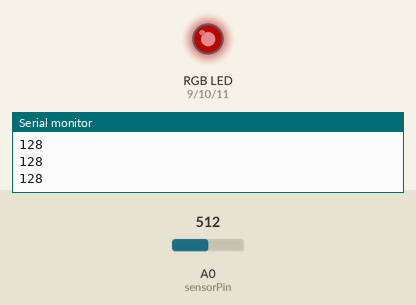
Simulated run of this sketch. Board: Arduino Uno, built with avr-gcc and run on an emulated ATmega328P. On the bench: an RGB LED mixed from three pins (HIGH = lit), the last lines printed to the serial monitor. The inputs (shaded band) are chosen by the test bench; at power-on: A0 (sensorPin) = 512. Dim RGB values are drawn brighter than linear.

Above: at 1.2 s.
1.3 s: A0 (sensorPin) set to 716
At 2.29 s:
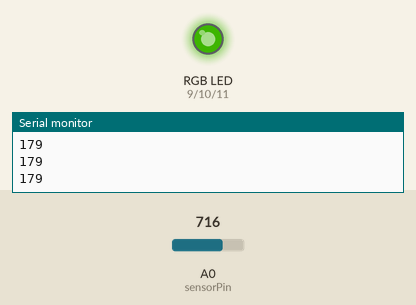
4.3 s: A0 (sensorPin) set to 306
At 5.65 s:
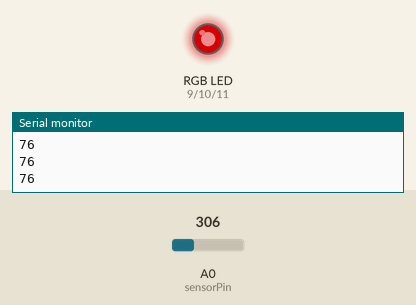
At 7.18 s:
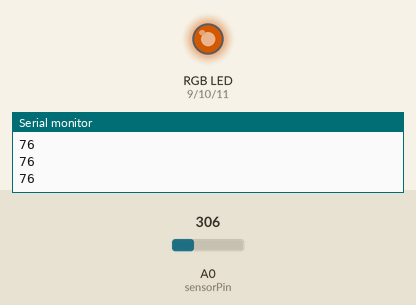
7.3 s: A0 (sensorPin) set to 245
10.3 s: A0 (sensorPin) set to 265
At 10.53 s:
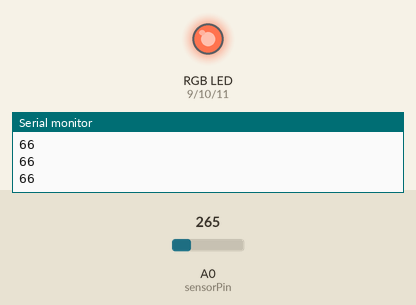
13.3 s: A0 (sensorPin) set to 240
16.3 s: A0 (sensorPin) set to 122
Timing chart, 0 to 23.1 s (numbered marks = the images above; inputs shaded):
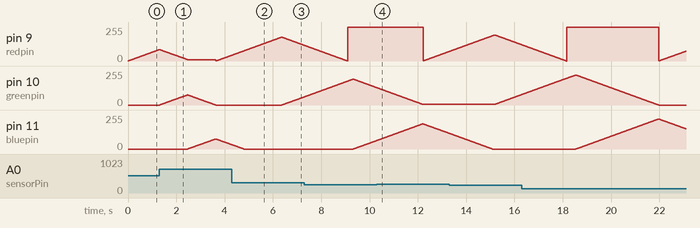

Measured:
- after the input at 4.3 s, pin 11 (bluepin): goes on until 4.8 s, then stays 0/255
- after the input at 10.3 s, pin 10 (greenpin): goes on until 12.2 s, then stays 5/255
- by itself, pin 10 (greenpin): rises from 61/255 to 194/255 in 2.0 s, then falls to 130/255 in 0.98 s
- by itself, pin 11 (bluepin): rises from 0/255 to 76/255 in 1.1 s, then falls to 32/255 in 0.67 s

The sketch:

LightSensitive_LED.ino
```cpp
//use PWM pins for pulse with modulation, for finite controls of the voltages to make the transition smooth
//IMPORTANT: use a 220 ohm resistor for the leds so you don't burn them out
//TESTED WITH: ky-009 SMD RGB LED module, and ky-016 RGB LED module, and both at the same time.

//pin locations corisponding to the pins on the arduino
// - to ground on the led(s)
int sensorPin = A0;//pin the light sensor is connected to (analog)
int redpin = 9; //the pin for the R (red) RGB
int greenpin = 10; //the pin for the G (green) RGB
int bluepin = 11; //the pin for the B (blue) RGB

//values for the color
int red = 0;
int green = 0;
int blue = 0;
//light from the ky-018 module
int light = analogRead(sensorPin)/4;


void setup() {
  // put your setup code here, to run once:
  pinMode (redpin, OUTPUT);
  pinMode (greenpin, OUTPUT);
  pinMode (bluepin, OUTPUT);
  Serial.begin(9600);//for testing purposes
  if(light > 250){
    light = 250;
  }

}

void loop() {
  // put your main code here, to run repeatedly:

  while (red < 255-light){
    if(blue == 0){
      red++;
      analogWrite (redpin, red);
      light = analogRead(sensorPin)/4;
      delay(15);//15 is a good slow speed
      Serial.println(light);
      if(light > 250){
        light = 250;
      }
    }
    else{
      red++;
      blue--;
      analogWrite (redpin, red);
      analogWrite (bluepin, blue);
      light = analogRead(sensorPin)/4;
      delay(15);
      Serial.println(light);
      if(light > 250){
        light = 250;
      }
    }
  }
  blue = 0;
  while (green < 255-light){
    green++;
    red--;
    analogWrite (greenpin, green);
    analogWrite (redpin, red);
    light = analogRead(sensorPin)/4;
    delay(15);
    Serial.println(light);
    if(light > 250){
       light = 250;
    }
  }
  red = 0;
  while (blue < 255-light){
    blue++;
    green--;
    analogWrite (bluepin, blue);
    analogWrite (greenpin, green);
    light = analogRead(sensorPin)/4;
    delay(15);
    Serial.println(light);
    if(light > 250){
       light = 250;
    }
  }

}//low light equals lower light level and faster transition
```
